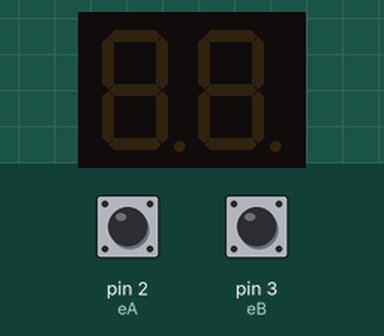
Bench run of a sketch on a simulated Arduino Uno, built with avr-gcc and run on an emulated ATmega328P. Shown: 2-digit seven-segment display. The test bench sets the inputs (shaded band); at power-on: pin 2 (eA) HIGH, pin 3 (eB) HIGH.

Above: at 1.2 s.
1.3 s: pin 2 (eA) pulled LOW for 0.15 s
At 1.37 s:
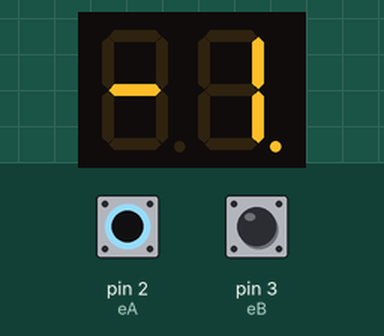
At 2.6 s:
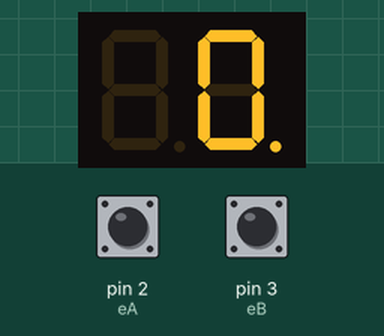
2.9 s: pin 2 (eA) pulled LOW for 3.2 s
7.6 s: pin 3 (eB) pulled LOW for 3.2 s
Timing chart, 0 to 10.6 s (numbered marks = the images above; inputs shaded):
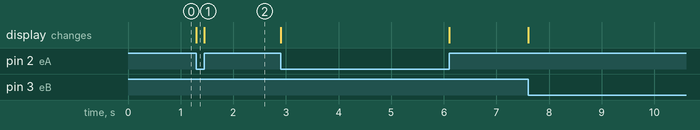

Measured:
- after the input at 1.3 s, the display: changes at once (image 1)

The sketch:

7segRotary2Interrupt.ino
```cpp
#include <SevSeg.h>

#include "SevSeg.h"
SevSeg sevseg;

int timer = 0;
int timeNow = 0;
#define eA 2
#define eB 3
volatile int ePos = 0;
bool eASet = false;
bool eBSet = false;


void setup() {
  pinMode(eA, INPUT);
  pinMode(eB, INPUT);
  pinMode(12, INPUT);
  digitalWrite(eA, HIGH);       // turn on pull-up resistor
  digitalWrite(eB, HIGH);       // turn on pull-up resistor
  attachInterrupt(0, encAIsr, CHANGE);
  attachInterrupt(1, encBIsr, CHANGE);

  //Serial.begin(9600);

   byte numDigits = 2;
   byte digitPins[] = {0,1};
   byte segmentPins[] = {4, 5, 6, 7, 8, 9, 10, 11};
   bool resistorsOnSegments = false;
   sevseg.begin(COMMON_ANODE, numDigits, digitPins, segmentPins, resistorsOnSegments);
   sevseg.setBrightness(70);
}

void loop() {
  //Serial.println(ePos);
  sevseg.refreshDisplay();
}


void encAIsr() {

  eASet = digitalRead(eA) == HIGH;
  // and adjust counter + if A leads B
  ePos += (eASet != eBSet) ? +1 : -1;
  sevseg.setNumber(ePos,0);
}


void encBIsr() {

  eBSet = digitalRead(eB) == HIGH;
  // and adjust counter + if B follows A
  ePos += (eASet == eBSet) ? +1 : -1;
  sevseg.setNumber(ePos,0);
}


/*void encoderISR(){
  if (digitalRead(eA) == digitalRead(eB)){
    ePos++;
    //sevseg.setNumber(ePos,0);
  }else if(ePos>0){
    ePos--;
    //sevseg.setNumber(ePos,0);
  }

  Serial.println(ePos, DEC);
}*/
```
